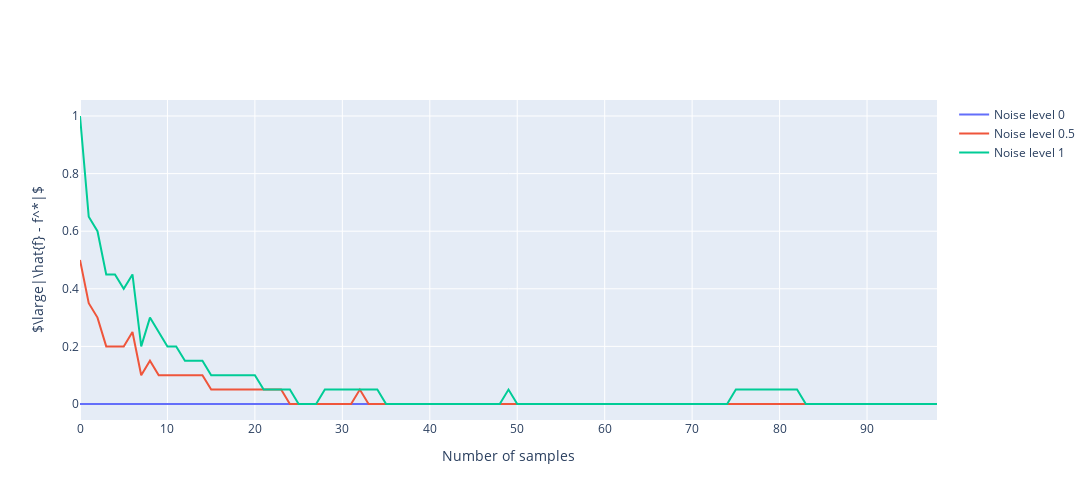

The cell this chart's notebook holds for it:
### Markdown cell above
We can also see that the empirical risk minimizer converges to the population minimizer, by comparing the difference between the two as the number of samples increases.

### Code cell
d = 1
snr = 1
n_max = 1000
all_noise_sigmas = [0, 0.5, 1]
sample_new_data = False  # toggle to choose whether to sample a new data set each time n is changed
seed = 21

if not sample_new_data:
  all_X, all_y, all_beta_star, all_Sigma = {}, {}, {}, {}
  for noise_sigma in all_noise_sigmas:
    all_X[noise_sigma], all_y[noise_sigma], all_beta_star[noise_sigma], all_Sigma[noise_sigma] = generate_data(n_max, d, snr=snr, noise_sigma=noise_sigma, seed=seed)

diffs = {}
for noise_sigma in all_noise_sigmas:
  diffs[noise_sigma] = []

  for n in np.arange(10, n_max, 10):
    if not sample_new_data:
      X, y, beta_star, Sigma = all_X[noise_sigma][:n], all_y[noise_sigma][:n], all_beta_star[noise_sigma], all_Sigma[noise_sigma]
    else:
      X, y, beta_star, Sigma = generate_data(n, d, snr=snr, noise_sigma=noise_sigma, seed=seed)
    threshold_functions = np.arange(-10, 10, 0.05)
    empirical_risks = np.array([compute_empirical_risk(beta_hat, X[:n], y[:n]) for beta_hat in threshold_functions])
    population_risks = np.array([compute_population_risk(beta_star, beta_hat, noise_sigma, Sigma) for beta_hat in threshold_functions])
    
    empirical_minimizer = threshold_functions[np.argmin(empirical_risks)]
    population_minimizer = threshold_functions[np.argmin(population_risks)]
    diffs[noise_sigma].append(np.fabs(empirical_minimizer - population_minimizer))

fig = go.Figure()
for noise_sigma in all_noise_sigmas:
  fig.add_trace(go.Scatter(x=np.arange(0, n_max), y=diffs[noise_sigma], name=f"Noise level {noise_sigma}"))

fig.update_layout(
  height=figure_height,
  width=figure_width,
  xaxis_title="Number of samples",
  yaxis_title="$\large|\hat{f} - f^*|$",
  hovermode='x'
)

fig.show()

### Figure 1 — Plotly figure (JSON) as saved in the notebook; plotly's stock layout.template omitted (floating-point values rounded to 4 significant figures; data arrays with more than 128 entries replaced by an {"elided": "..."} marker saying what was removed)
{"data": [{"name": "Noise level 0", "type": "scatter", "x": {"elided": "1000 int values"}, "y": [0, 0, 0, 0, 0, 0, 0, 0, 0, 0, 0, 0, 0, 0, 0, 0, 0, 0, 0, 0, 0, 0, 0, 0, 0, 0, 0, 0, 0, 0, 0, 0, 0, 0, 0, 0, 0, 0, 0, 0, 0, 0, 0, 0, 0, 0, 0, 0, 0, 0, 0, 0, 0, 0, 0, 0, 0, 0, 0, 0, 0, 0, 0, 0, 0, 0, 0, 0, 0, 0, 0, 0, 0, 0, 0, 0, 0, 0, 0, 0, 0, 0, 0, 0, 0, 0, 0, 0, 0, 0, 0, 0, 0, 0, 0, 0, 0, 0, 0]}, {"name": "Noise level 0.5", "type": "scatter", "x": {"elided": "1000 int values"}, "y": [0.5, 0.35, 0.3, 0.2, 0.2, 0.2, 0.25, 0.1, 0.15, 0.1, 0.1, 0.1, 0.1, 0.1, 0.1, 0.05, 0.05, 0.05, 0.05, 0.05, 0.05, 0.05, 0.05, 0.05, 0, 0, 0, 0, 0, 0, 0, 0, 0.05, 0, 0, 0, 0, 0, 0, 0, 0, 0, 0, 0, 0, 0, 0, 0, 0, 0, 0, 0, 0, 0, 0, 0, 0, 0, 0, 0, 0, 0, 0, 0, 0, 0, 0, 0, 0, 0, 0, 0, 0, 0, 0, 0, 0, 0, 0, 0, 0, 0, 0, 0, 0, 0, 0, 0, 0, 0, 0, 0, 0, 0, 0, 0, 0, 0, 0]}, {"name": "Noise level 1", "type": "scatter", "x": {"elided": "1000 int values"}, "y": [1.0, 0.65, 0.6, 0.45, 0.45, 0.4, 0.45, 0.2, 0.3, 0.25, 0.2, 0.2, 0.15, 0.15, 0.15, 0.1, 0.1, 0.1, 0.1, 0.1, 0.1, 0.05, 0.05, 0.05, 0.05, 0, 0, 0, 0.05, 0.05, 0.05, 0.05, 0.05, 0.05, 0.05, 0, 0, 0, 0, 0, 0, 0, 0, 0, 0, 0, 0, 0, 0, 0.05, 0, 0, 0, 0, 0, 0, 0, 0, 0, 0, 0, 0, 0, 0, 0, 0, 0, 0, 0, 0, 0, 0, 0, 0, 0, 0.05, 0.05, 0.05, 0.05, 0.05, 0.05, 0.05, 0.05, 0, 0, 0, 0, 0, 0, 0, 0, 0, 0, 0, 0, 0, 0, 0, 0]}], "layout": {"height": 500, "hovermode": "x", "width": 1200, "xaxis": {"title": {"text": "Number of samples"}}, "yaxis": {"title": {"text": "$\\large|\\hat{f} - f^*|$"}}}}
